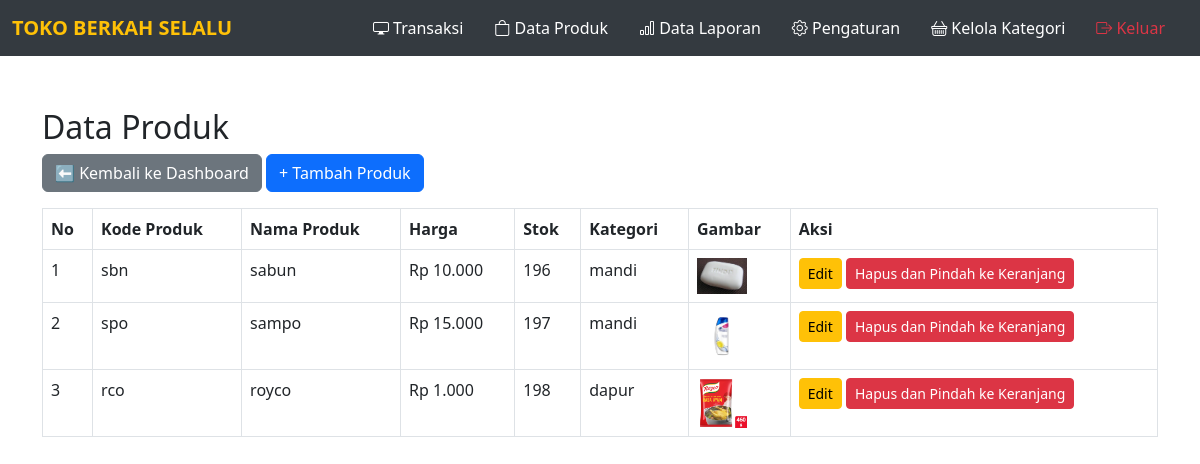
/data_produk.php (signed in), run on an earlier commit of the app's database.
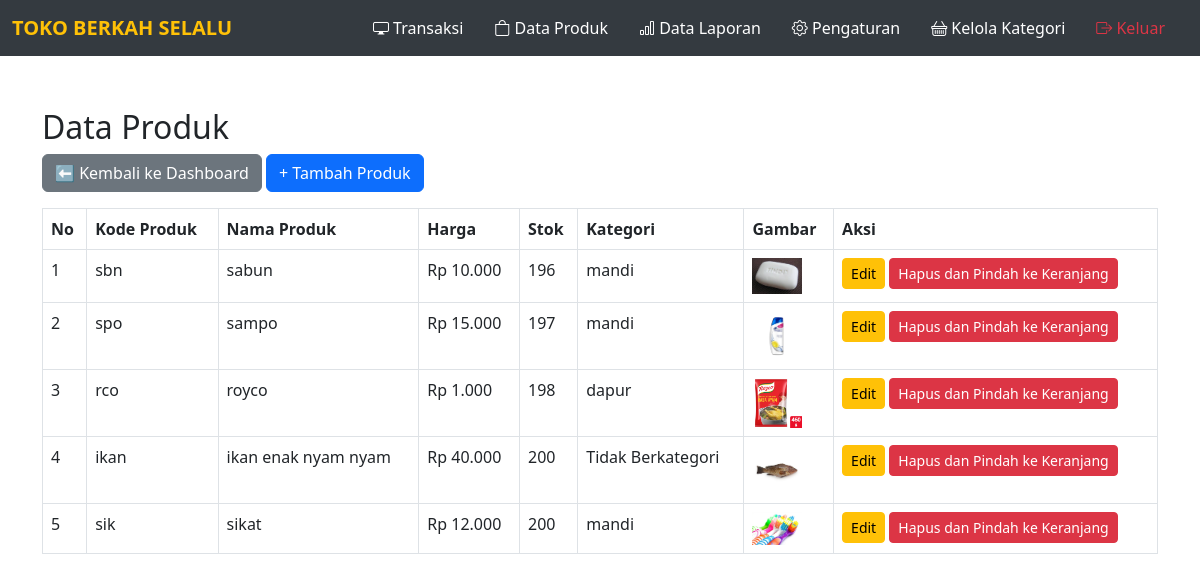
And on a later commit of the database.
### tables this page shows
CREATE TABLE `produk` (
  `id` int(11) NOT NULL,
  `kode_produk` varchar(50) NOT NULL,
  `nama_produk` varchar(100) NOT NULL,
  `harga` int(11) NOT NULL,
  `stok` int(11) NOT NULL,
  `gambar` varchar(255) DEFAULT NULL,
  `kategori_id` int(11) DEFAULT NULL
);

CREATE TABLE `kategori` (
  `id` int(11) NOT NULL,
  `nama_kategori` varchar(50) NOT NULL,
  `ikon` varchar(100) DEFAULT NULL
);

### data_produk.php (the view, shortened to what this page needs)
<?php
include 'init.php';
?>
<?php include 'navbar.php'; ?>
<!DOCTYPE html>
<html lang="id">
<head>
    <link rel="stylesheet" href="https://cdn.jsdelivr.net/npm/bootstrap@5.3.0/dist/css/bootstrap.min.css">
</head>
<body>
    <div class="container mt-5">
        <h2>Data Produk</h2>
        <a href="dashboard.php" class="btn btn-secondary mb-3">⬅ Kembali ke Dashboard</a>
        <a href="tambah_produk.php" class="btn btn-primary mb-3">+ Tambah Produk</a>
        <table class="table table-bordered">
            <thead>
                <tr>
                    <th>No</th>
                    <th>Kode Produk</th>
                    <th>Nama Produk</th>
                    <th>Harga</th>
                    <th>Stok</th>
                    <th>Kategori</th>
                    <th>Gambar</th>
                    <th>Aksi</th>
                </tr>
            </thead>
            <tbody>
                <?php
                $query = mysqli_query($koneksi, "SELECT p.*, k.nama_kategori
                                               FROM produk p
                                               LEFT JOIN kategori k ON p.kategori_id = k.id");
                $no = 1;
                if (mysqli_num_rows($query) > 0) {
                    while ($row = mysqli_fetch_assoc($query)) {
                        $kategori = !empty($row['nama_kategori']) ? $row['nama_kategori'] : "Tidak Berkategori";
                        echo "<tr>
                            <td>{$no}</td>
                            <td>{$row['kode_produk']}</td>
                            <td>{$row['nama_produk']}</td>
                            <td>Rp " . number_format($row['harga'], 0, ',', '.') . "</td>
                            <td>{$row['stok']}</td>
                            <td>{$kategori}</td>
                            <td>";
                            if (!empty($row['gambar']) && file_exists("assets/" . $row['gambar'])) {
                                echo "<img src='assets/{$row['gambar']}' width='50' alt='Gambar {$row['nama_produk']}'>";
                            } else {
                                echo "Tidak ada gambar";
                            }
                        echo "</td>
                            <td>
                                <a href='edit_produk.php?id={$row['id']}' class='btn btn-warning btn-sm'>Edit</a>
                                <a href='data_produk.php?hapus_produk={$row['id']}' class='btn btn-danger btn-sm' onclick='return confirm(\"Yakin ingin memindahkan produk ini ke keranjang dan menghapusnya?\")'>Hapus dan Pindah ke Keranjang</a>
                            </td>
                        </tr>";
                        $no++;
                    }
                } else {
                    echo "<tr><td colspan='8' class='text-center'>Data produk masih kosong</td></tr>";
                }
                ?>
            </tbody>
        </table>
    </div>
</body>
</html>

### navbar.php (shortened to what this page needs)
<!DOCTYPE html>
<html lang="id">
<head>
    <link rel="stylesheet" href="https://cdn.jsdelivr.net/npm/bootstrap@5.3.0/dist/css/bootstrap.min.css">
    <link rel="stylesheet" href="https://cdn.jsdelivr.net/npm/bootstrap-icons/font/bootstrap-icons.css">
</head>
<body>
<nav class="navbar navbar-expand-lg navbar-dark fixed-top">
    <div class="container-fluid d-flex justify-content-between align-items-center">
        <a class="navbar-brand" href="dashboard.php">TOKO BERKAH SELALU</a>
        <div class="collapse navbar-collapse" id="navbarNav">
            <ul class="navbar-nav ms-auto">
                <li class="nav-item">
                    <a class="nav-link" href="transaksi.php">
                        <i class="bi bi-display"></i> Transaksi
                    </a>
                </li>
                <li class="nav-item">
                    <a class="nav-link" href="data_produk.php">
                        <i class="bi bi-bag"></i> Data Produk
                    </a>
                </li>
                <li class="nav-item">
                    <a class="nav-link" href="laporan.php">
                        <i class="bi bi-bar-chart"></i> Data Laporan
                    </a>
                </li>
                <li class="nav-item">
                    <a class="nav-link" href="pengaturan.php">
                        <i class="bi bi-gear"></i> Pengaturan
                    </a>
                </li>
                <li class="nav-item">
                    <a class="nav-link" href="manage_kategori.php">
                        <i class="bi bi-basket"></i> Kelola Kategori
                    </a>
                </li>
                <li class="nav-item">
                    <a class="nav-link text-danger" href="logout.php">
                        <i class="bi bi-box-arrow-right"></i> Keluar
                    </a>
                </li>
            </ul>
        </div>
    </div>
</nav>
</body>
</html>

### navbar.php (style rules this page uses)
.navbar { background-color: #343a40; padding: 10px 20px; }
.navbar-brand { color: #ffc107 !important; font-weight: bold; }
.nav-link { color: white !important; margin-right: 15px; }
.fixed-top { position: fixed; top: 0; width: 100%; z-index: 1000; }
body { padding-top: 60px; }

What changed in the data, as far as the page shows it:
added produk: kode_produk "ikan", nama_produk "ikan enak nyam nyam", harga "40.000", stok "200", kategori "Tidak Berkategori", gambar (picture)
added produk: kode_produk "sik", nama_produk "sikat", harga "12.000", stok "200", kategori.nama_kategori "mandi", gambar (picture)
